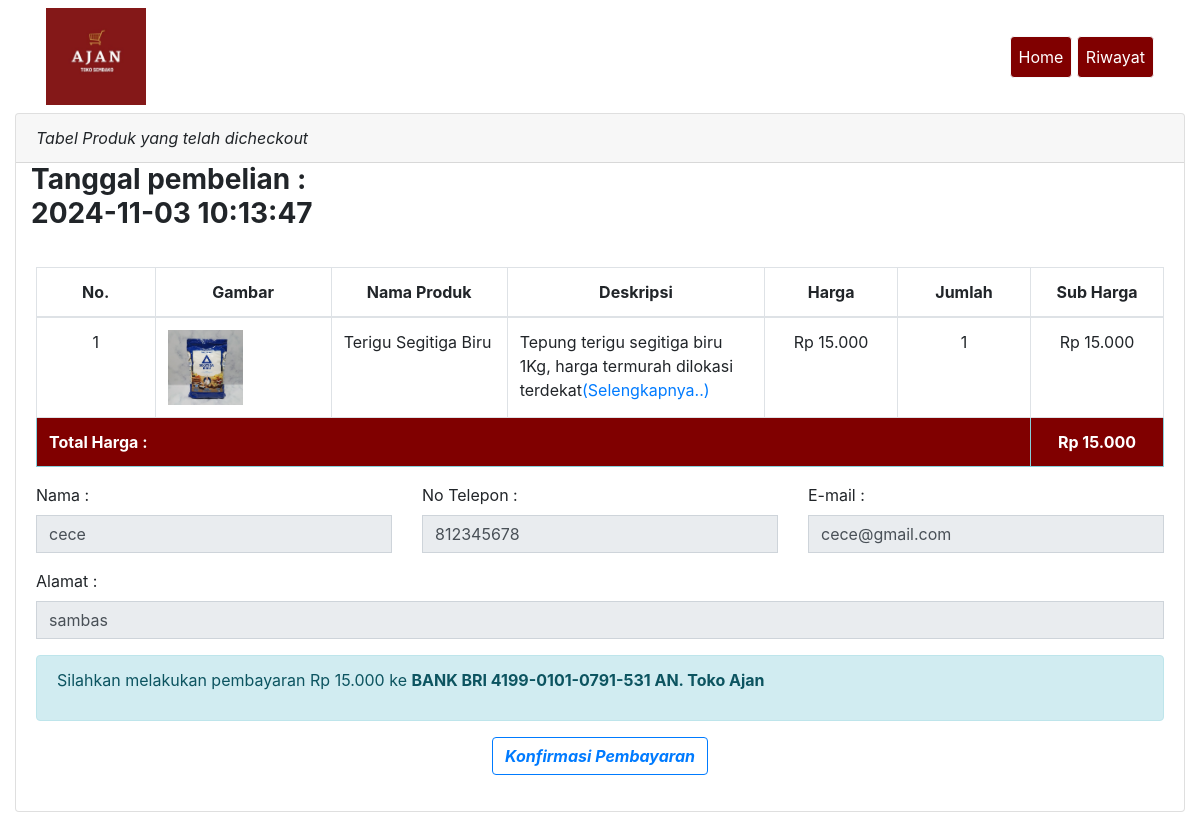
The page /nota.php?id=20 (signed in) on the database its author committed.
### tables this page shows
CREATE TABLE `pembelian_barang` (
  `id_pembelian` int(11) NOT NULL,
  `id_pelanggan` int(20) NOT NULL,
  `nama` text NOT NULL,
  `tanggal_pembelian` datetime NOT NULL,
  `alamat` text NOT NULL,
  `no_telp` varchar(20) NOT NULL,
  `total_harga` int(15) NOT NULL,
  `status_pembelian` varchar(100) NOT NULL DEFAULT 'Pending'
);

CREATE TABLE `checkout` (
  `id_pembelian_produk` int(11) NOT NULL,
  `id_pembelian` int(11) NOT NULL,
  `id_produk` int(11) NOT NULL,
  `nama` varchar(200) NOT NULL,
  `harga_produk` int(11) NOT NULL,
  `jumlah` int(11) NOT NULL,
  `sub_harga` int(11) NOT NULL,
  `deskripsi` text NOT NULL,
  `foto_produk` varchar(100) NOT NULL
);

### nota.php (the view, shortened to what this page needs)
<?php
require 'admin/dist/functions.php';
$data = "SELECT * FROM pembelian_barang JOIN pelanggan
    ON pembelian_barang.id_pelanggan=pelanggan.id_pelanggan
    WHERE pembelian_barang.id_pembelian='$_GET[id]'";
$pembelian = mysqli_query($conn, $data);
$detail = mysqli_fetch_assoc($pembelian);
$totalHarga = 0;
?>
<!DOCTYPE html>
<html lang="en">
<head>
    <link rel="stylesheet" href="assets/bootstrap/css/bootstrap.min.css">
    <link rel="stylesheet" href="assets/fonts/font-awesome.min.css">
    <link rel="stylesheet" href="assets/fonts/ionicons.min.css">
    <link rel="stylesheet" href="assets/css/Check-Out-Page-V100.css">
    <link rel="stylesheet" href="assets/css/ebs-contact-form-1.css">
    <link rel="stylesheet" href="assets/css/ebs-contact-form.css">
    <link rel="stylesheet" href="assets/css/Header-Blue.css">
    <link rel="stylesheet" href="assets/css/Login-Form-Clean.css">
    <link rel="stylesheet" href="assets/css/Navigation-with-Search.css">
    <link rel="stylesheet" href="assets/css/Pretty-Product-List.css">
    <link rel="stylesheet" href="assets/css/Profile-Edit-Form-1.css">
    <link rel="stylesheet" href="assets/css/Profile-Edit-Form.css">
    <link rel="stylesheet" href="assets/css/Registration-Form-with-Photo.css">
    <link rel="stylesheet" href="assets/css/styles.css">
    <link rel="stylesheet" href="assets/css/WOWSlider-about-us-1.css">
    <link rel="stylesheet" href="assets/css/WOWSlider-about-us-2.css">
    <link rel="stylesheet" href="assets/css/WOWSlider-about-us.css">
</head>
<body>
    <div class="container-fluid">
        <nav class="navbar navbar-light navbar-expand-md navigation-clean-button" style="background-color: white;">
            <div class="container"><img src="assets/img/ajan.jpeg" style="width: 100px;">
                <div class="collapse navbar-collapse" id="navcol-1">
                    <span class="navbar-text actions">
                        <span class="navbar-text actions">
                            <?php if (isset($_SESSION['loginPelanggan'])) : ?>
                            <a class="btn btn-light action-button w-5 p-2" role="button"
                                style="background-color: maroon; color:white;" href="index.php">Home</a>
                            <a class="btn btn-light action-button w-5 p-2" role="button"
                                style="background-color: maroon; color:white;" href="riwayat.php ">Riwayat</a>
                            <?php endif ?>
                        </span>
                    </span>
                </div>
            </div>
        </nav>
        <div class="card mb-4">
            <div class="card-header">
                <i class="">Tabel Produk yang telah dicheckout</i>
            </div>
            <div class="col-sm-12 col-md-4">
                <div class="form-group">
                    <h3><strong>Tanggal pembelian : <?= $detail['tanggal_pembelian']; ?> </strong></h3>
                </div>
            </div>
            <div class="card-body">
                <form action="" method="post">
                    <div class="table-responsive">
                        <div id="offline_wrapper" class="dataTables_wrapper dt-bootstrap4 no-footer">
                            <div class="row">
                                <div class="col-sm-12">
                                    <table class="table table-bordered dataTable no-footer" id="offline" role="grid"
                                        aria-describedby="offline_info" style="width: 100%;" width="100%"
                                        cellspacing="0">
                                        <thead>
                                            <tr class="text-center" role="row">
                                                <th class="sorting_asc" tabindex="0" aria-controls="offline" rowspan="1"
                                                    colspan="1" style="width: 99px;" aria-sort="ascending"
                                                    aria-label="No: activate to sort column descending">No.
                                                </th>
                                                <th class="sorting" tabindex="0" aria-controls="offline" rowspan="1"
                                                    colspan="1" style="width: 147px;"
                                                    aria-label="Nama: activate to sort column ascending">
                                                    Gambar</th>
                                                <th class="sorting" tabindex="0" aria-controls="offline" rowspan="1"
                                                    colspan="1" style="width: 147px;"
                                                    aria-label="Nama: activate to sort column ascending">
                                                    Nama Produk</th>
                                                <th class="sorting" tabindex="0" aria-controls="offline" rowspan="1"
                                                    colspan="1" style="width: 139px;"
                                                    aria-label="Email: activate to sort column ascending">
                                                    Deskripsi
                                                </th>
                                                <th class="sorting" tabindex="0" aria-controls="offline" rowspan="1"
                                                    colspan="1" style="width: 111px;"
                                                    aria-label="NIK: activate to sort column ascending">
                                                    Harga
                                                </th>
                                                <th class="sorting" tabindex="0" aria-controls="offline" rowspan="1"
                                                    colspan="1" style="width: 111px;"
                                                    aria-label="NIK: activate to sort column ascending">
                                                    Jumlah
                                                </th>
                                                <th class="sorting" tabindex="0" aria-controls="offline" rowspan="1"
                                                    colspan="1" style="width: 111px;"
                                                    aria-label="NIK: activate to sort column ascending">
                                                    Sub Harga
                                                </th>
                                            </tr>
                                        </thead>
                                        <tbody>
                                            <?php
                                            $nomor = 1;
                                            $ambil = mysqli_query($conn, "SELECT * FROM checkout WHERE id_pembelian='$_GET[id]'");
                                            while ($barang = mysqli_fetch_assoc($ambil)) :
                                                $hargaPrdouk = $barang['harga_produk'];
                                                $harga = $hargaPrdouk * $barang['jumlah'];
                                            ?>
                                            <tr class="odd">
                                                <td class="text-center text-justify"><?= $nomor; ?></td>
                                                <td><img src="admin/dist/assets/img/<?= $barang["foto_produk"]; ?> "
                                                        width="50%"></td>
                                                <td><?= $barang["nama"]; ?></td>
                                                <td><?= substr($barang['deskripsi'], 0, 100), ""; ?><a
                                                        href="#">(Selengkapnya..)</a></td>
                                                <td class="text-center text-justify">Rp
                                                    <?= number_format($barang['harga_produk'], 0, ",", "."); ?></td>
                                                <td class="text-center text-justify"><?= $barang['jumlah']; ?></td>
                                                <td class="text-center text-justify">Rp
                                                    <?= number_format($barang['sub_harga'], 0, ",", "."); ?></td>
                                            </tr>
                                            <?php $nomor++;
                                                $totalHarga += $harga;
                                                ?>
                                            <?php
                                            endwhile; ?>
                                        </tbody>
                                        <tfoot class="table-responsive-md table-responsive-sm table-info">
                                            <tr class="odd" style="background-color: maroon; color:white;">
                                                <th colspan="6">Total Harga : </th>
                                                <th class="text-center" colspan="6">Rp
                                                    <?= number_format($totalHarga, 0, ",", "."); ?> </th>
                                            </tr>
                                        </tfoot>
                                    </table>
                                </div>
                            </div>
                            <div class="row">
                                <div class="col-sm-12 col-md-4">
                                    <div class="form-group">
                                        <label for="alamat">Nama :</label>
                                        <input type="text" name="nama" id="nama" class="form-control"
                                            value="<?= $_SESSION['loginPelanggan']['Nama'] ?>" readonly>
                                    </div>
                                </div>
                                <div class="col-sm-12 col-md-4">
                                    <div class="form-group">
                                        <label for="alamat">No Telepon :</label>
                                        <input type="text" name="telepon" id="telepon" class="form-control"
                                            value="<?= $_SESSION['loginPelanggan']['no_hp'] ?>" readonly>
                                    </div>
                                </div>
                                <div class="col-sm-12 col-md-4">
                                    <div class="form-group">
                                        <label for="alamat">E-mail :</label>
                                        <input type="text" name="email" id="email" class="form-control"
                                            value="<?= $_SESSION['loginPelanggan']['email'] ?>" readonly>
                                    </div>
                                </div>
                            </div>
                            <div class="row">
                                <div class="col-sm-12 col-md-12">
                                    <div class="form-group">
                                        <label for="alamat">Alamat :</label>
                                        <input type="text" name="nama" id="nama" class="form-control"
                                            placeholder="alamat" value="<?= $_SESSION['loginPelanggan']['alamat'] ?>"
                                            readonly>
                                    </div>
                                </div>
                            </div>
                            <div class="row">
                                <div class="col-sm-12 col-md-12">
                                    <div class="form-group alert alert-info w-auto">
                                        <p class="w-100" style="font-size: medium;">
                                            Silahkan melakukan pembayaran Rp
                                            <?= number_format($totalHarga, 0, ",", "."); ?> ke
                                            <strong>BANK BRI 4199-0101-0791-531 AN. Toko Ajan</strong>
                                        </p>
                                    </div>
                                </div>
                                <div class="col-sm-12 col-md-12">
                                    <div class="form-group text-center">
                                        <a href="pembayaran.php?id=<?= $_GET['id']; ?>" class="btn btn-outline-primary"
                                            type="button" name="bayar"><Strong><i>Konfirmasi Pembayaran</i></Strong></a>
                                    </div>
                                </div>
                            </div>
                        </div>
                    </div>
                </form>
            </div>
        </div>
    </div>
</body>
</html>

### assets/css/ebs-contact-form-1.css (style rules this page uses)
input[type="text"], input[type="email"], input[type="tel"], textarea { border-radius: 0 !important; }

### assets/css/ebs-contact-form.css (style rules this page uses)
input[type="text"], input[type="email"], input[type="tel"], textarea { border-radius: 0 !important; }

### assets/css/Profile-Edit-Form-1.css (style rules this page uses)
div.alert { width: 40%; }

### assets/css/Profile-Edit-Form.css (style rules this page uses)
div.alert { width: 40%; }

### rows shown on the page
pembelian_barang: tanggal_pembelian "2024-11-03 10:13:47"
checkout: foto_produk (picture), nama "Terigu Segitiga Biru", deskripsi "Tepung terigu segitiga biru 1Kg, harga termurah dilokasi terdekat", harga_produk "15.000", jumlah "1", sub_harga "15.000"

### other values the page prints
$totalHarga "15.000"
